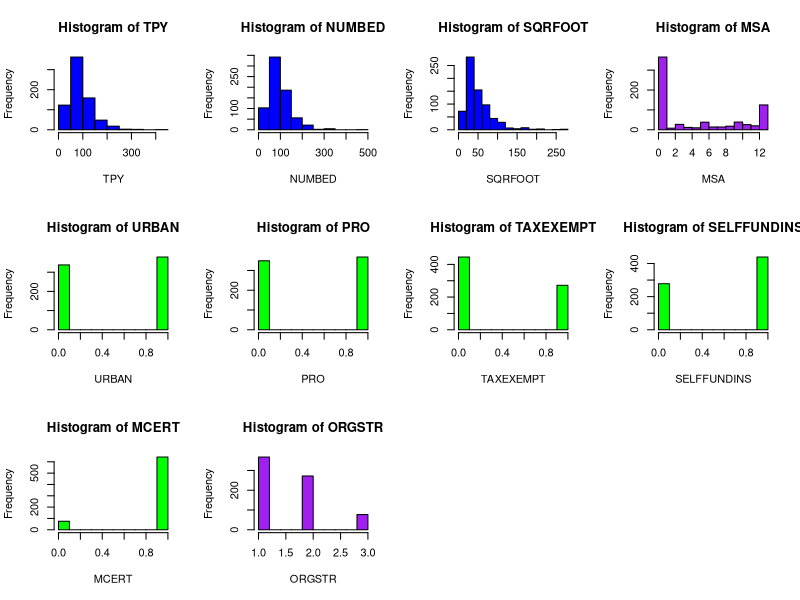
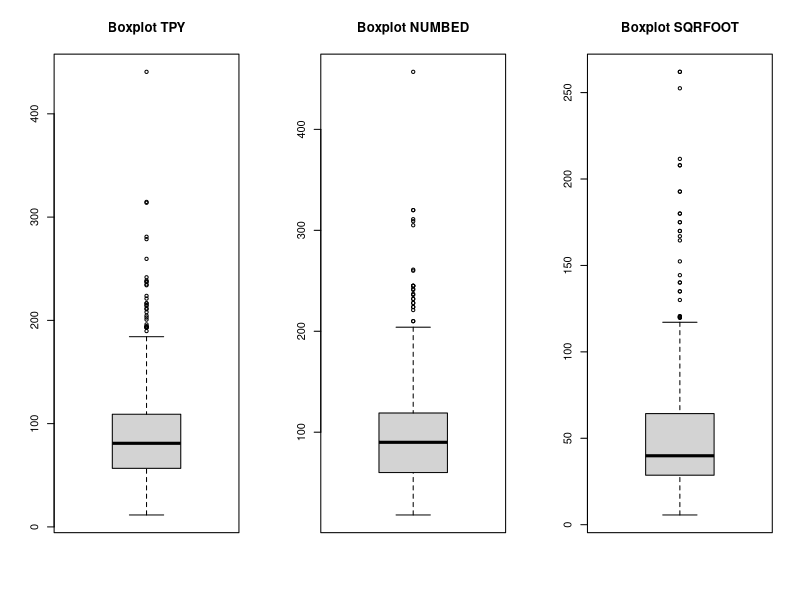
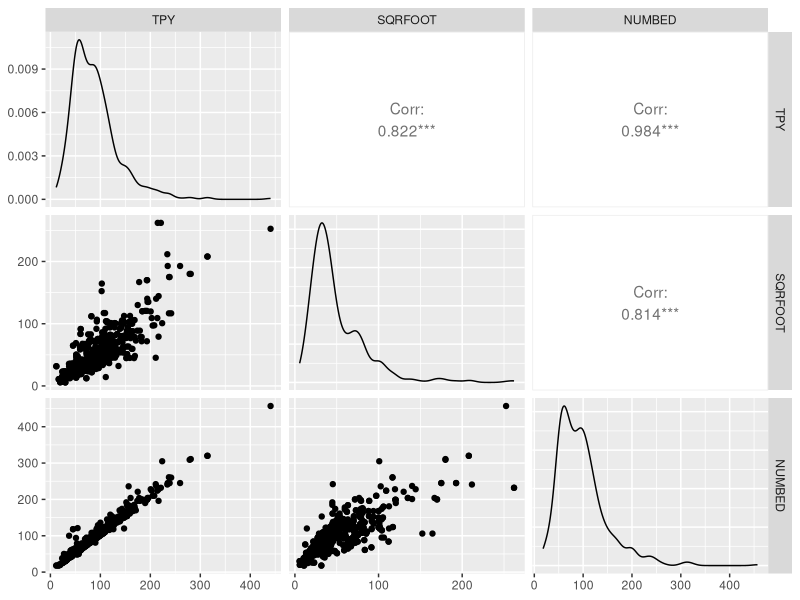
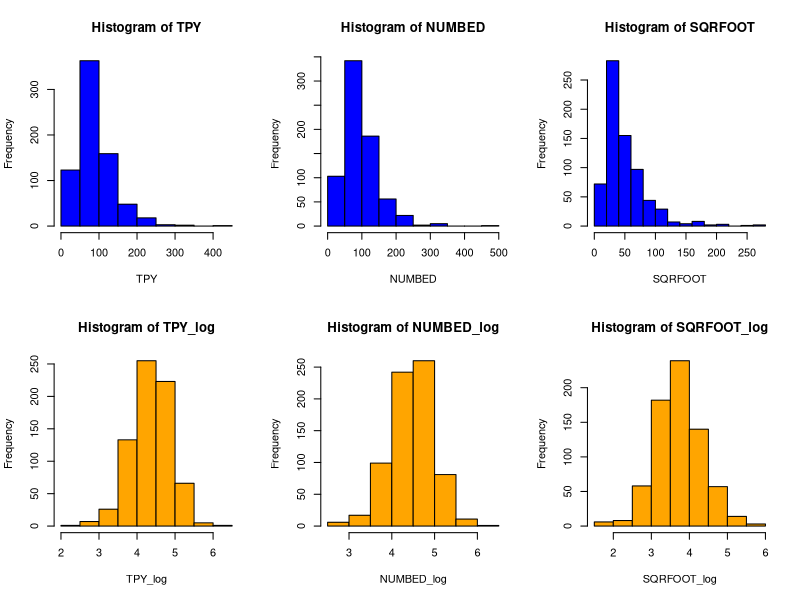
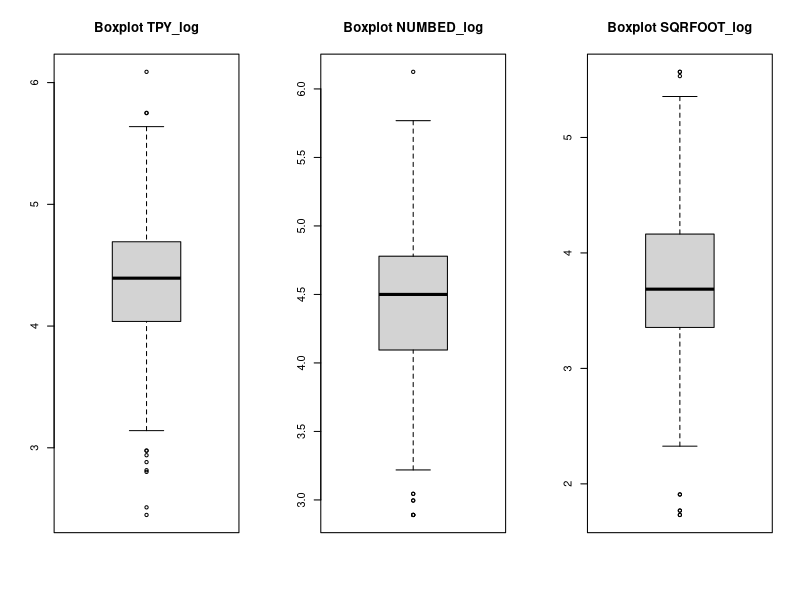
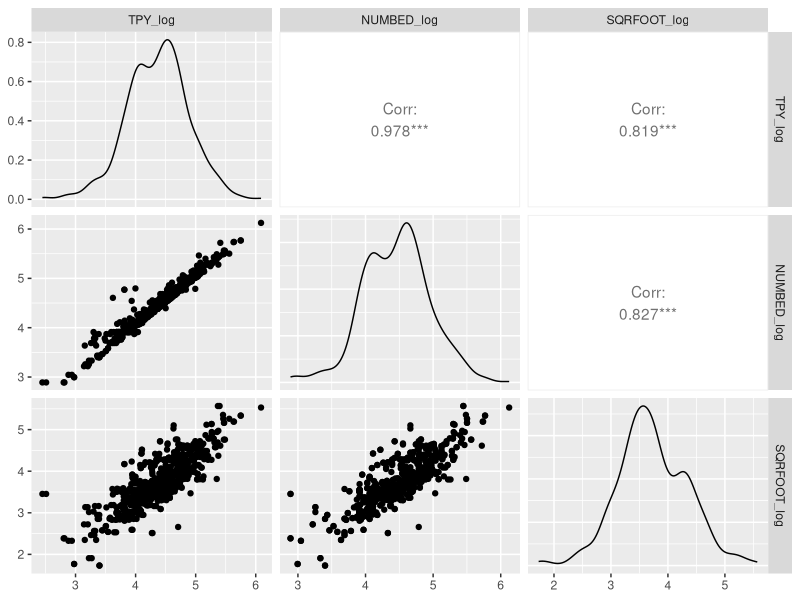
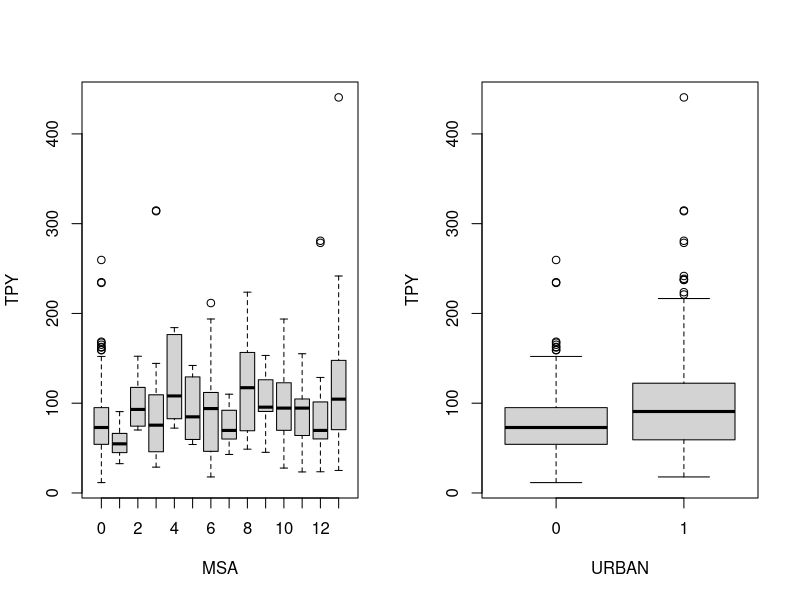
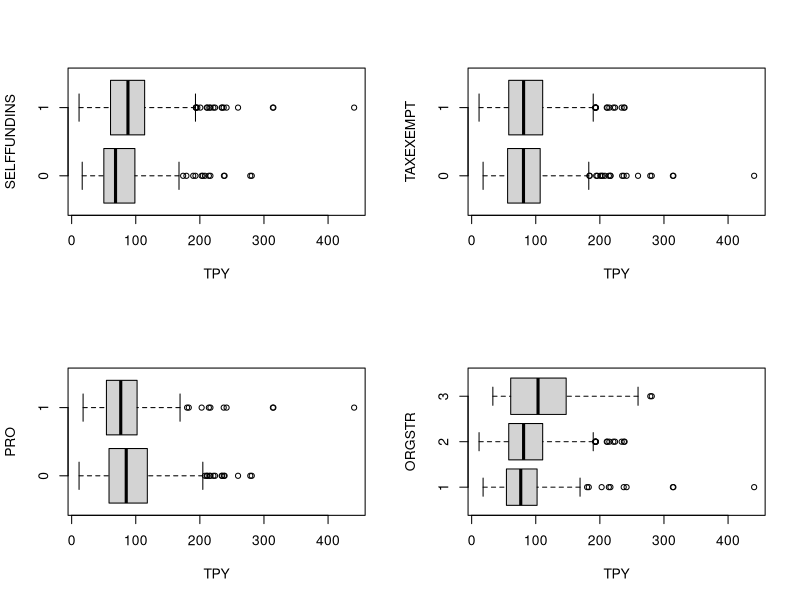

Source code (R) for these figures, in order:
## ---- chunk 1
datafile <- read.csv("WiscNursingHome.csv")
datafile
## ---- chunk 2
# Set the layout of the graph
par(mfrow = c(3,4))

# Draw the first histogram
hist(datafile$TPY, main = "Histogram of TPY", xlab = "TPY", col = "blue")

# Draw the second histogram
hist(datafile$NUMBED, main = "Histogram of NUMBED", xlab = "NUMBED", col = "blue")

# Draw the third histogram
hist(datafile$SQRFOOT, main = "Histogram of SQRFOOT", xlab = "SQRFOOT", col = "blue")
hist(datafile$MSA, main = "Histogram of MSA", xlab = "MSA", col = "purple")
hist(datafile$URBAN, main = "Histogram of URBAN", xlab = "URBAN", col = "green")
hist(datafile$PRO, main = "Histogram of PRO", xlab = "PRO", col = "green")
hist(datafile$TAXEXEMPT, main = "Histogram of TAXEXEMPT", xlab = "TAXEXEMPT", col = "green")
hist(datafile$SELFFUNDINS, main = "Histogram of SELFFUNDINS", xlab = "SELFFUNDINS", col = "green")
hist(datafile$MCERT, main = "Histogram of MCERT", xlab = "MCERT", col = "green")
hist(datafile$ORGSTR, main = "Histogram of ORGSTR", xlab = "ORGSTR", col = "purple")
## ---- chunk 3
summary(subset(datafile, select = c(TPY, SQRFOOT, NUMBED)))
## ---- chunk 4

par(mfrow = c(1, 3))

boxplot(datafile$TPY, main = "Boxplot TPY")
 
boxplot(datafile$NUMBED, main = "Boxplot NUMBED")

boxplot(datafile$SQRFOOT, main = "Boxplot SQRFOOT")
## ---- chunk 5
library(ggplot2)
options(warn = - 1)
# install.packages("GGally")
library(GGally)
ggpairs(subset(datafile, select = c(TPY, SQRFOOT, NUMBED)))
## ---- chunk 6
library("dplyr")
years_comparison <- datafile %>% 
  group_by(hospID) %>%
  summarise(SQRFOOT_2000 =  SQRFOOT[CRYEAR == 2000], SQRFOOT_2001 =  SQRFOOT[CRYEAR == 2001],
            NUMBED_2000 = NUMBED[CRYEAR == 2000], NUMBED_2001 = NUMBED[CRYEAR == 2001],
            TPY_2000 =  TPY[CRYEAR == 2000], TPY_2001 =  TPY[CRYEAR == 2001],
            NUMBED_2000 = NUMBED[CRYEAR == 2000], NUMBED_2001 = NUMBED[CRYEAR == 2001],
            MSA_2000 =  MSA[CRYEAR == 2000], MSA_2001 =  MSA[CRYEAR == 2001],
            URBAN_2000 = URBAN[CRYEAR == 2000], URBAN_2001 = URBAN[CRYEAR == 2001],
            TAXEXEMPT_2000 =  TAXEXEMPT[CRYEAR == 2000], TAXEXEMPT_2001 =  TAXEXEMPT[CRYEAR == 2001],
            PRO_2000 = PRO[CRYEAR == 2000], PRO_2001 = PRO[CRYEAR == 2001],
            MCERT_2000 =  MCERT[CRYEAR == 2000], MCERT_2001 =  MCERT[CRYEAR == 2001],
            SELFFUNDINS_2000 = SELFFUNDINS[CRYEAR == 2000], SELFFUNDINS_2001 = SELFFUNDINS[CRYEAR == 2001],
            ORGSTR_2000 =  ORGSTR[CRYEAR == 2000], ORGSTR_2001 =  ORGSTR[CRYEAR == 2001])
           
## ---- chunk 7
years_comparison$NUMBED_diff <- years_comparison$NUMBED_2001-years_comparison$NUMBED_2000
years_comparison$SQRFOOT_diff <- years_comparison$SQRFOOT_2001-years_comparison$SQRFOOT_2000
## ---- chunk 8
years_comparison
## ---- chunk 9
library(dplyr)
datafile_log <- datafile %>% mutate(TPY_log = log(TPY), NUMBED_log = log(NUMBED), SQRFOOT_log = log(SQRFOOT))
datafile_log
## ---- chunk 10
summary(subset(datafile_log, select = c(TPY_log, NUMBED_log, SQRFOOT_log, TPY, SQRFOOT, NUMBED)))
## ---- chunk 11
# Set the layout of the graph
par(mfrow = c(2,3))

# Draw the first histogram
hist(datafile_log$TPY, main = "Histogram of TPY", xlab = "TPY", col = "blue")

# Draw the second histogram
hist(datafile_log$NUMBED, main = "Histogram of NUMBED", xlab = "NUMBED", col = "blue")

# Draw the third histogram
hist(datafile_log$SQRFOOT, main = "Histogram of SQRFOOT", xlab = "SQRFOOT", col = "blue")
hist(datafile_log$TPY_log, main = "Histogram of TPY_log", xlab = "TPY_log", col = "orange")
hist(datafile_log$NUMBED_log, main = "Histogram of NUMBED_log", xlab = "NUMBED_log", col = "orange")
hist(datafile_log$SQRFOOT_log, main = "Histogram of SQRFOOT_log", xlab = "SQRFOOT_log", col = "orange")

## ---- chunk 12

par(mfrow = c(1, 3))

boxplot(datafile_log$TPY_log, main = "Boxplot TPY_log")
 
boxplot(datafile_log$NUMBED_log, main = "Boxplot NUMBED_log")

boxplot(datafile_log$SQRFOOT_log, main = "Boxplot SQRFOOT_log")
## ---- chunk 13
options(warn = - 1)
library(ggplot2)
library(GGally)
ggpairs(subset(datafile_log, select = c(TPY_log, NUMBED_log, SQRFOOT_log)))
## ---- chunk 14
par(mfrow=c(1,2))
boxplot(TPY ~ MSA, data = datafile, horizontal = FALSE, 
        xlab = "MSA", ylab = "TPY")
boxplot(TPY ~ URBAN, data = datafile, horizontal = FALSE, 
        xlab = "URBAN", ylab = "TPY")
## ---- chunk 15
par(mfrow=c(2,2))
boxplot(TPY ~ SELFFUNDINS, data = datafile, horizontal = TRUE, 
        ylab = "SELFFUNDINS", xlab = "TPY")
boxplot(TPY ~ TAXEXEMPT, data = datafile, horizontal = TRUE, 
        ylab = "TAXEXEMPT", xlab = "TPY")
boxplot(TPY ~ PRO, data = datafile, horizontal = TRUE, 
        xlab = "TPY", ylab = "PRO")
boxplot(TPY ~ ORGSTR, data = datafile, horizontal = TRUE, 
        xlab = "TPY", ylab = "ORGSTR")
## ---- chunk 16
library(dplyr)
#DATA CLEANING
datafile <- na.omit(datafile) #drop NAs
## ---- chunk 17

datafile$UTILIZATION_RATE <- datafile$TPY / datafile$NUMBED
## ---- chunk 18
#Transform into categorical variables
datafile$ORGSTR <- as.factor(datafile$ORGSTR)
datafile$MSA <- as.factor(datafile$MSA)
## ---- chunk 19
df_2000 <- datafile[datafile$CRYEAR == "2000", ]
df_2000
## ---- chunk 20
df_2001 <- datafile[datafile$CRYEAR == "2001", ]
df_2001
